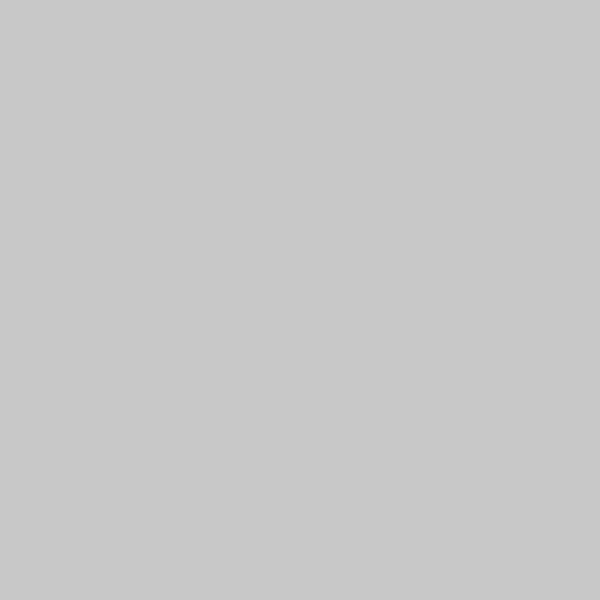
Frame 1 (no input)
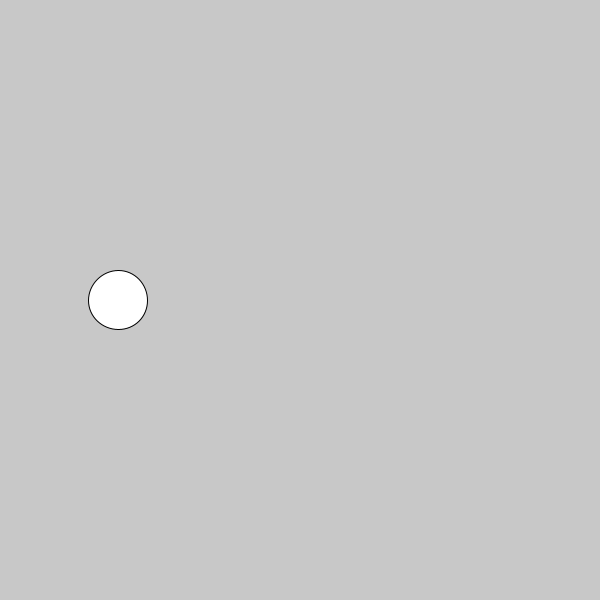
Frame 60 (the mouse pressed at the canvas centre just before this capture)
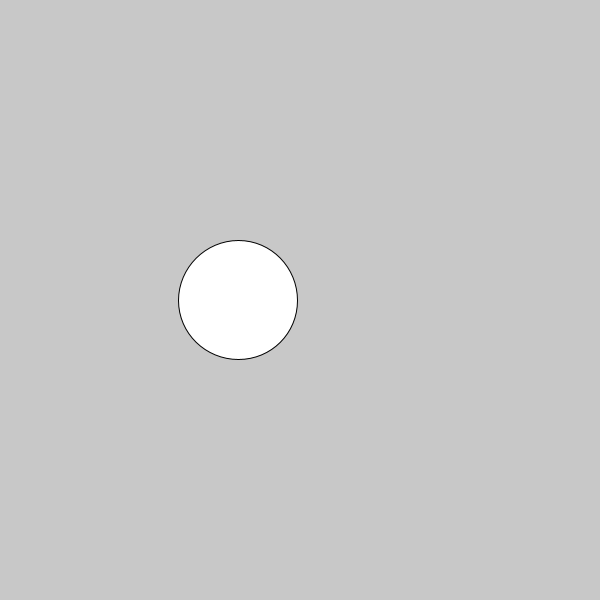
Frame 120 (the mouse held since frame 60 and released just before this capture)

The Processing sketch that drew these frames (run headless with seeded random() and noise(); from frame 60 on, the mouse is pressed at the canvas centre):

// Processing sketch: Small_big_horzitonal
// ── Small_big_horzitonal.pde
int x,y,w,h; // define new varaibb;e
void setup() {
  size(600, 600);
  x = 0;
  w = 0;
  h = 0;
}

void draw() {
  background(200);
  ellipse(x, 300, w, h);
  x = x + 2;
  w = w + 1;
  h = h + 1;
  if (x > 700){
    x = -100;
    w = 0;
    h = 0;
  }
}
